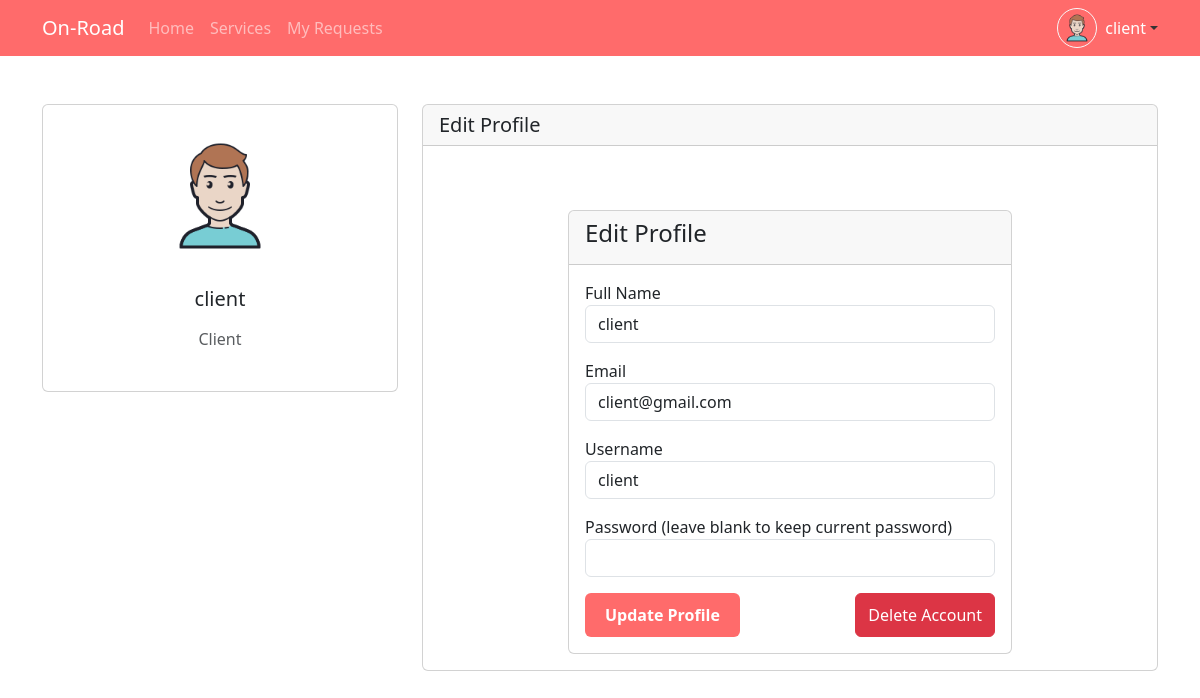
The app's page /Views/profile.php (signed in) with its own data.
### tables this page shows
CREATE TABLE `clients` (
  `id` int(11) NOT NULL,
  `fullName` varchar(50) NOT NULL,
  `email` varchar(100) NOT NULL,
  `username` varchar(30) NOT NULL,
  `password` varchar(300) NOT NULL,
  `role` varchar(20) NOT NULL
);

### Controllers/DbController.php (called while the page is built, shortened)
<?php
class DBController
{
    public $dbHost="localhost";
    public $dbUser="root";
    public $dbPassword="";
    public $dbName="on-road";
    public $connection;
    public function openConnection()
    {
        $this->connection=new mysqli($this->dbHost,$this->dbUser,$this->dbPassword,$this->dbName);
        if($this->connection->connect_error)
        {
            echo " Error in Connection : ".$this->connection->connect_error;
            return false;
        }
        else
        {
            return true;
        }
    }
    public function executeQuery($query)
    {
        $result=$this->connection->query($query);
        if($result)
        {
            return $result->fetch_all(MYSQLI_ASSOC);
        }
        else
        {
            return false;
        }
    }
}
?>

### Models/client.php (called while the page is built, shortened)
<?php
require_once __DIR__ . "/../Controllers/DbController.php";
class Client
{
    private $fullName;
    private $email;
    private $username;
    public function __construct($id = "", $fullName = "", $email = "", $username = "", $password = "")
    {
        $this->fullName = $fullName;
        $this->email = $email;
        $this->username = $username;
    }
    public function getFullName()
    {
        return $this->fullName;
    }
    public function getEmail()
    {
        return $this->email;
    }
    public function getUsername()
    {
        return $this->username;
    }
    public function getClientById($id)
    {
        $dbController = new DBController();
        if($dbController->openConnection())
        {
            $query = "SELECT * FROM clients WHERE id = $id";
            $result = $dbController->executeQuery($query);
            if($result && count($result) > 0)
            {
                $this->fullName = $result[0]['fullName'];
                $this->email = $result[0]['email'];
                $this->username = $result[0]['username'];
                return true;
            }
        }
        return false;
    }
}
?>

### Views/profile.php (the view, shortened to what this page needs)
<?php
$userRole = $_SESSION['role'];
$userId = $_SESSION['user_id'];
if ($userRole == 'client') {
    require_once '../Models/client.php';
    $user = new Client();
    $user->getClientById($userId);
} elseif ($userRole == 'mechanic') {
    require_once '../Models/mechanic.php';
    $user = new Mechanic();
    $user->getMechanicById($userId);
} elseif ($userRole == 'admin') {
    require_once '../Models/admin.php';
    $user = new Admin();
    $user->getAdminById($userId);
}
?>
<!DOCTYPE html>
<html lang="en">
<head>
    <link href="https://cdn.jsdelivr.net/npm/bootstrap@5.3.0-alpha1/dist/css/bootstrap.min.css" rel="stylesheet">
    <link rel="stylesheet" href="https://cdnjs.cloudflare.com/ajax/libs/font-awesome/6.0.0/css/all.min.css">
    <link rel="stylesheet" href="../root/css/main.css">
</head>
<body>
    <?php include_once 'includes/navbar.php'; ?>
    <div class="container py-5">
        <div class="row">
            <div class="col-lg-4">
                <div class="card mb-4">
                    <div class="card-body text-center">
                        <img src="../root/img/Avatar.png" alt="avatar" class="rounded-circle img-fluid" style="width: 150px;">
                        <h5 class="my-3"><?php echo $user->getFullName(); ?></h5>
                        <p class="text-muted mb-1"><?php echo ucfirst($userRole); ?></p>
                    </div>
                </div>
            </div>
            <div class="col-lg-8">
                <div class="card mb-4">
                    <div class="card-header">
                        <h5 class="mb-0">Edit Profile</h5>
                    </div>
                    <div class="card-body">
                        <div class="container mt-5">
                            <div class="row">
                                <div class="col-md-8 mx-auto">
                                    <div class="card">
                                        <div class="card-header">
                                            <h4>Edit Profile</h4>
                                        </div>
                                        <div class="card-body">
                                            <form method="POST" action="">
                                                <div class="form-group mb-3">
                                                    <label for="fullName">Full Name</label>
                                                    <input type="text" class="form-control" id="fullName" name="fullName" value="<?php echo $user->getFullName(); ?>" required>
                                                </div>
                                                <div class="form-group mb-3">
                                                    <label for="email">Email</label>
                                                    <input type="email" class="form-control" id="email" name="email" value="<?php echo $user->getEmail(); ?>" required>
                                                </div>
                                                <div class="form-group mb-3">
                                                    <label for="username">Username</label>
                                                    <input type="text" class="form-control" id="username" name="username" value="<?php echo $user->getUsername(); ?>" required>
                                                </div>
                                                <div class="form-group mb-3">
                                                    <label for="password">Password (leave blank to keep current password)</label>
                                                    <input type="password" class="form-control" id="password" name="password">
                                                </div>
                                                <div class="d-flex justify-content-between">
                                                    <button type="submit" name="update_profile" class="btn btn-primary">Update Profile</button>
                                                    <button type="button" class="btn btn-danger" data-bs-toggle="modal" data-bs-target="#deleteAccountModal">
                                                        Delete Account
                                                    </button>
                                                </div>
                                            </form>
                                        </div>
                                    </div>
                                </div>
                            </div>
                        </div>
                    </div>
                </div>
            </div>
        </div>
    </div>
</body>
</html>

### root/css/main.css (style rules this page uses)
body { font-family: 'Segoe UI', Tahoma, Geneva, Verdana, sans-serif; color: #333; }
.btn-primary { background-color: #ff6b6b; border: none; padding: 10px 20px; font-weight: 600; }

### records on screen
clients: fullName "client", email "client@gmail.com", username "client"

### other values on screen
$username "client"
$user->getFullName() "client"
$userRole "Client"
